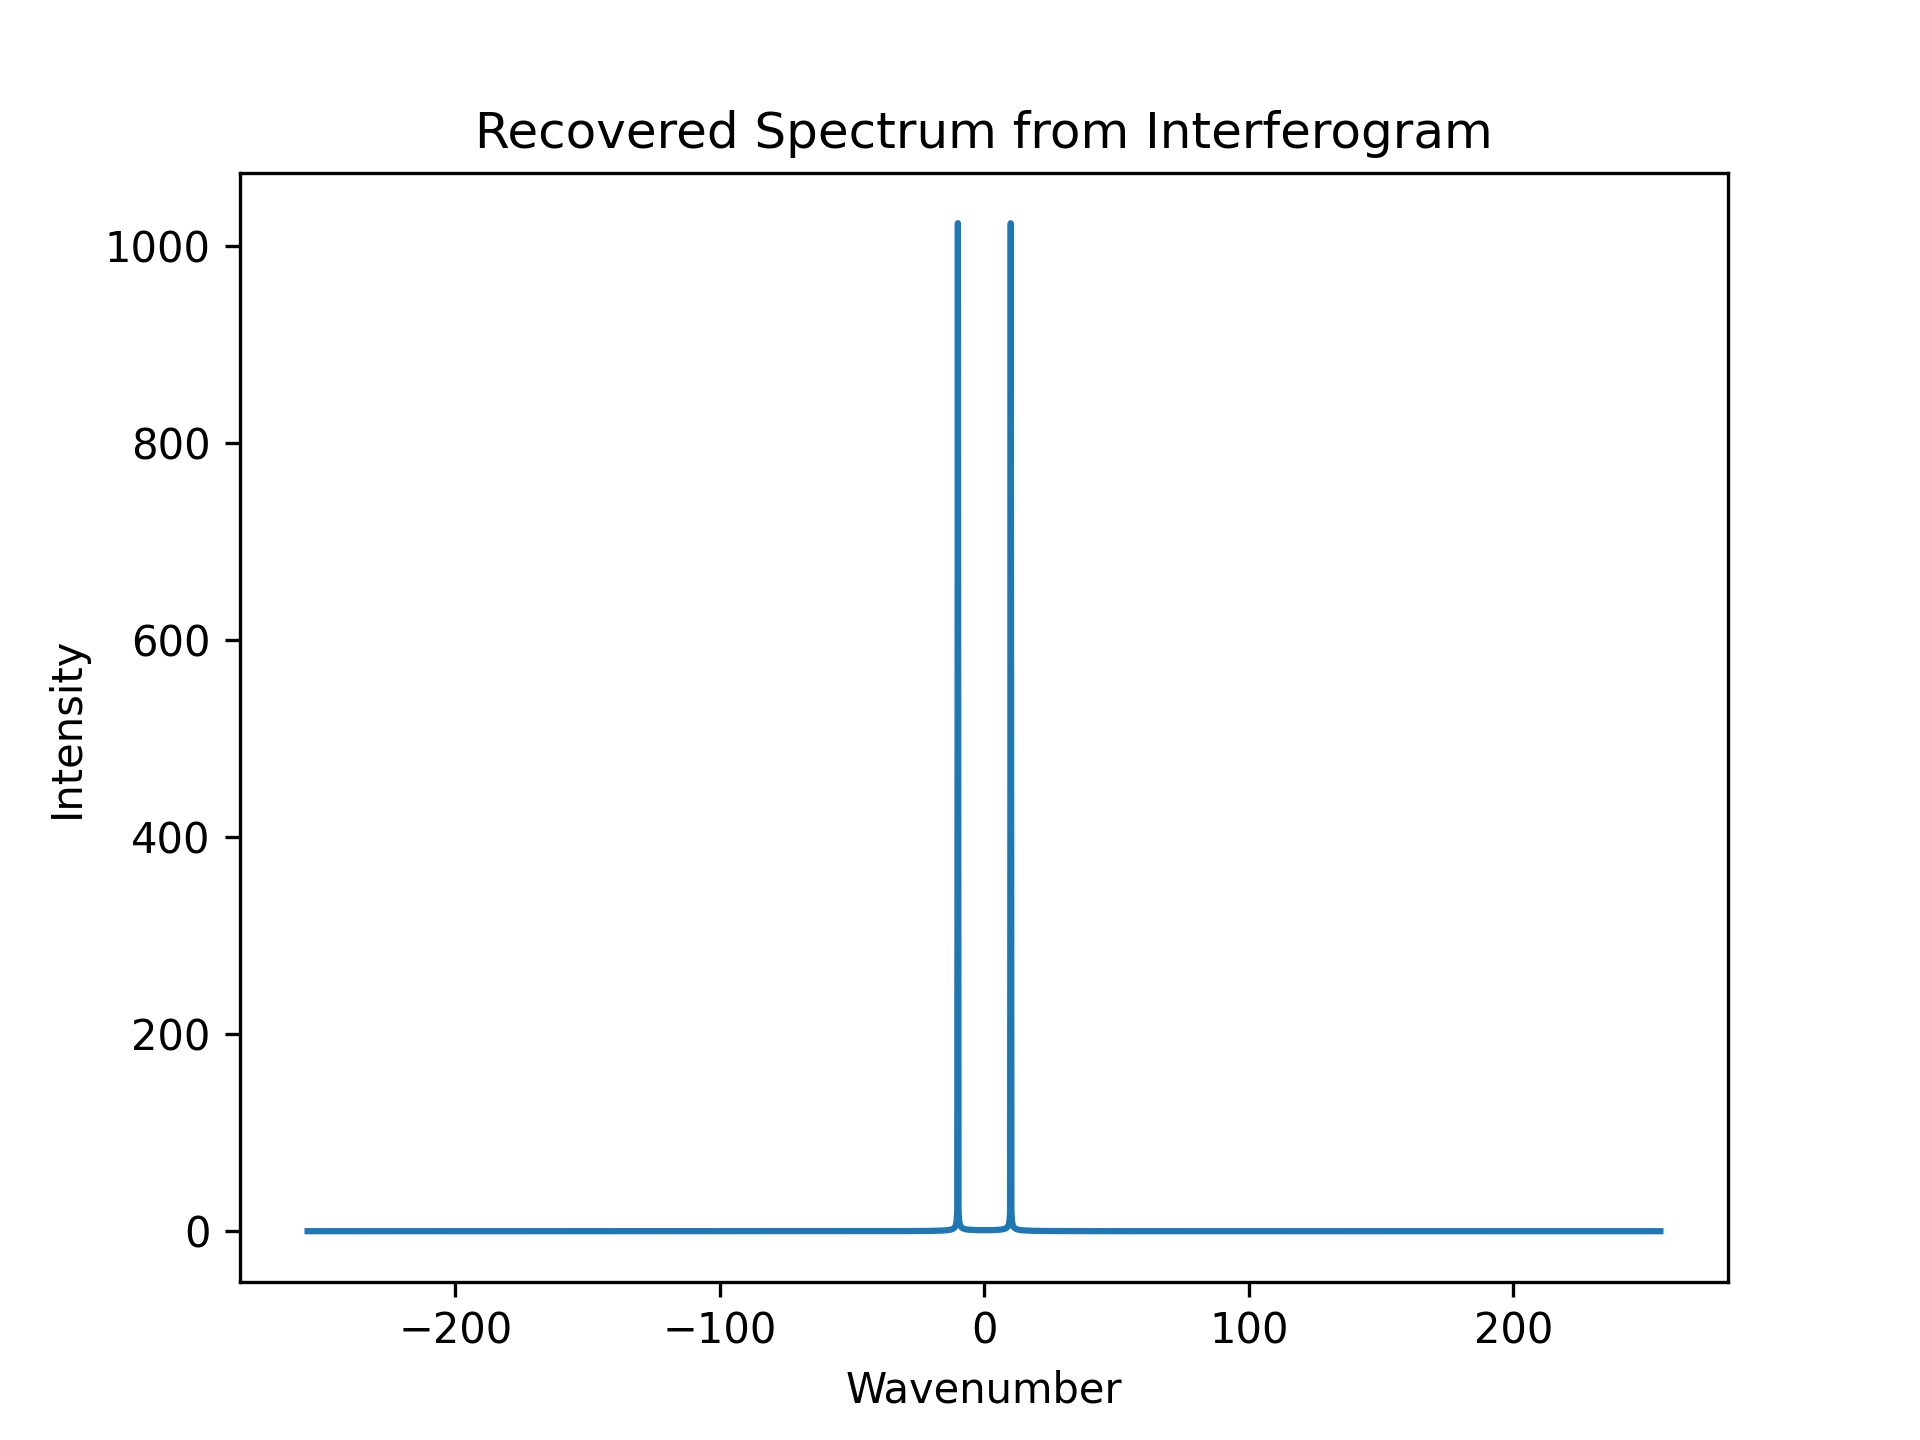

The script that saved this image:
import numpy as np
import matplotlib.pyplot as plt

opd = np.linspace(-2, 2, 2048)
wavenumber = 10
interferogram = np.cos(2*np.pi*wavenumber*opd)

# Fourier Transform
spectrum = np.fft.fftshift(np.fft.fft(interferogram))
freq = np.fft.fftshift(np.fft.fftfreq(len(opd), d=opd[1]-opd[0]))

plt.figure()
plt.plot(freq, np.abs(spectrum))
plt.xlabel("Wavenumber")
plt.ylabel("Intensity")
plt.title("Recovered Spectrum from Interferogram")
plt.savefig("fourier_transform.png", dpi=300)
